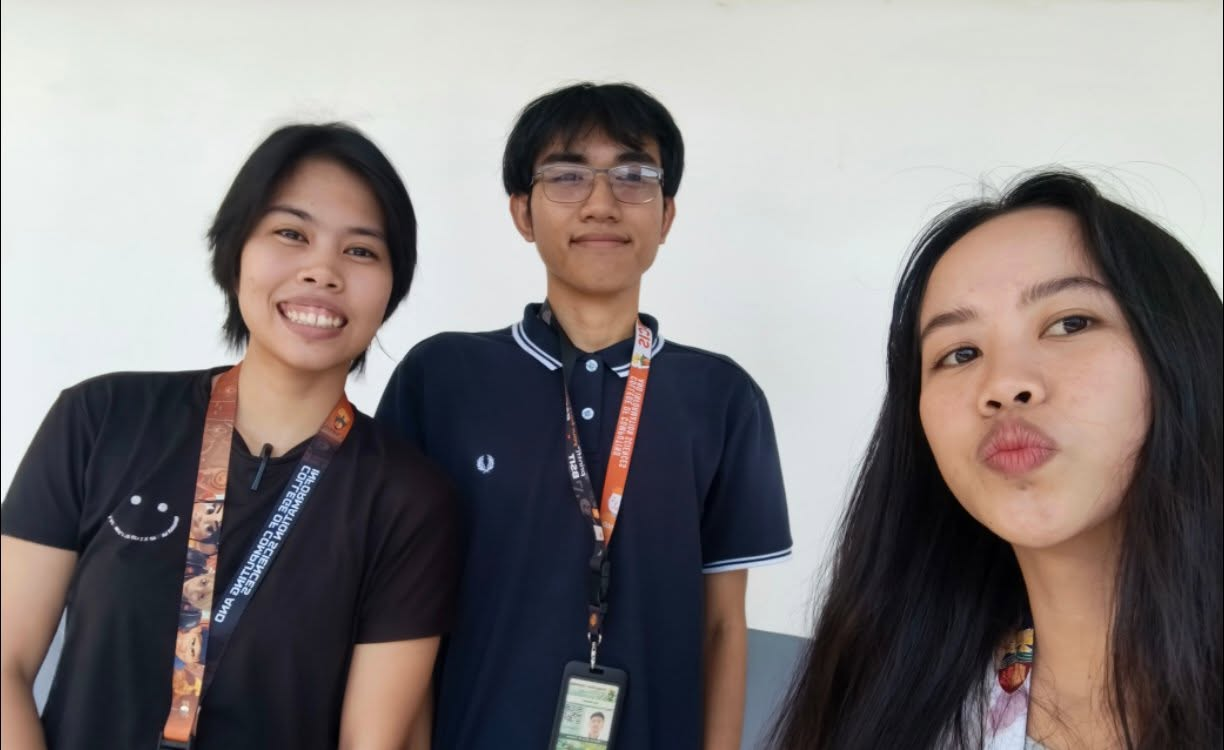
#> input picture group photos/group_photo_2.jpg, 1224 x 750 px
$ python main.py
#> lines starting #> are read from the running program, lines starting #| are printed output that depends on the picture; after the words box and inside, x2 and y2 are one past the last pixel; in counts of white or black regions, pixels touching at a corner belong together

# Libraries needed for the program
import cv2    # open cv used for image processing, blurring, face detection, and displaying images.
import os     # Python find files in your project folder, especially the Haar Cascade XML file.
import tkinter as tk  # Imports Tkinter, which creates a simple graphical interface for selecting a photo.
from tkinter import filedialog  # Imports the file dialog that lets the user browse their computer and choose an image.

# TOPIC 1: IMAGE OPERATIONS


# SELECT A PHOTO BEFORE PROCESSING
root = tk.Tk()
root.withdraw()
root.update()
# root = tk.Tk()   Creates the main Tkinter window.
# root.withdraw()  Hides the main window because we only need the file-selection dialog.
# root.update()    Processes pending Tkinter window events before opening the dialog.
image_path = filedialog.askopenfilename(
    parent=root,
    title="Choose a photo",
    filetypes=[
        ("Image files", "*.png *.jpg *.jpeg *.bmp"),
        ("All files", "*.*")
    ]
)
#> the answer given: group photos/group_photo_2.jpg
# image_path = — Stores the path of the selected file in a variable.
# filedialog.askopenfilename() — Opens the file-selection window.
# parent=root — Associates the dialog with the Tkinter window.

root.destroy()
# Closes the hidden Tkinter window after the file picker finishes.

if not image_path:
    print("No photo selected. Program stopped.")
    raise SystemExit    # raise SystemExit —Stops the program, so it does not continue without a photo.

image = cv2.imread(image_path)
#> image is the input picture: shape (750, 1224, 3); mean B, G, R 125.2, 125.6, 131.7

if image is None:
    print("Error: Could not load the selected photo.")
    raise SystemExit

print("Photo selected:", image_path)

# This checks whether the image was loaded successfully.
# If it wasn't found, the program stops instead of continuing with an invalid image.


# Resize the image if it is too large
height, width = image.shape[:2]
#> height = 750; width = 1224
# image.shape— Gets the image's height width, measured in pixels and color channels (Blue, Green, Red, or BGR)
# [:2] This selects only the first two values from the shape.
max_width = 600
max_height = 300

scale = min(max_width / width, max_height / height, 1.0)
#> scale = 0.4

# max_width / width   # 600 / 1200 = 0.5
# max_height / height # 400 / 800 = 0.5
# 1.0                 # 1.0
#
# scale = min(0.5, 0.5, 1.0)
# # scale = 0.5

# scale — calculates how much to shrink the image while preserving its proportions.
if scale < 1.0:  # 1.0 — prevents the image from becoming larger than its original size.
    image = cv2.resize(
        image,
        (int(width * scale), int(height * scale))
    )
#> image: shape (300, 489, 3)
    # If the image is too large, it becomes smaller.
    # If it already fits, its size stays the same.

# Convert the image to grayscale
gray = cv2.cvtColor(image, cv2.COLOR_BGR2GRAY)
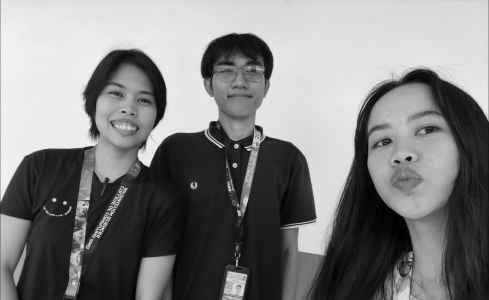
#> gray: shape (300, 489); min 0, max 245, mean 127.4

# Reduce noise before face detection
gray = cv2.GaussianBlur(gray, (3, 3), 0)
# This applies a slight blur to the grayscale image to
# reduce small variations or noise that may interfere with face detection.
# gray — the grayscale image to process.
# (3, 3) — the Gaussian kernel size, covering a 3 × 3 neighborhood around each pixel.
# 0 — lets OpenCV automatically calculate the Gaussian standard deviation (sigmaX).

# ==========================================
# TOPIC 2: HAAR CASCADE FACE DETECTION
# ==========================================

# A. Find the XML file

# CascadeClassifier() loads the face-detection model.
# empty() checks whether it loaded successfully.
# If it failed, the program displays an error and stops.


cascade_path = os.path.join(
    os.path.dirname(os.path.abspath(__file__)),
    "haarcascade_frontalface_default.xml"
)

face_cascade = cv2.CascadeClassifier(cascade_path)

if face_cascade.empty():
    print("Error: Could not load Haar Cascade!")
    print("Check that the XML file is in your project folder.")
    raise SystemExit

 # Detect faces using the grayscale image
faces = face_cascade.detectMultiScale(
    gray,
    scaleFactor=1.1,
    minNeighbors=5,
    minSize=(30, 30)
)
#> faces = [[205, 46, 69, 69], [92, 70, 70, 70], [349, 92, 117, 117]]
# face_cascade — the pre-trained face detection model loaded earlier.
# detectMultiScale() — searches for faces at different scales.
# gray — the grayscale image that the detector analyzes.
# faces — stores the detected face locations and dimensions.

# scaleFactor=1.1
# Controls how much the image scale changes during detection.

# minNeighbors=5
# Determines how many neighboring detection results must support
# a candidate before it is accepted.
# Higher values usually reduce false detections but may miss some faces.

# minSize=(30, 30)
# Sets the minimum face-detection window to 30 pixels wide and 30 pixels tall.

# ==========================================
# TOPIC 3: IMAGE ANALYSIS AND TRANSFORMATION
# ==========================================

# x	- Horizontal position of the face
# y - Vertical
# w- width of the detected face
# h - height of the detected face
def head_effect(img, detected_faces):
    # Blur detected face regions to help protect privacy.
    result = img.copy()

    for (x, y, w, h) in detected_faces:
        # Extract the detected face region
        face_region = result[y:y+h, x:x+w]

        # Apply strong Gaussian blur
        blurred_face = cv2.GaussianBlur(
            face_region,
            (51, 51),
            5
        )

        # Replace the original face region
        result[y:y+h, x:x+w] = blurred_face
#> this loop made 3 passes
#> pass 1, in head_effect, `blurred_face = cv2.GaussianBlur( face_region, (51, 51), 5 )`:
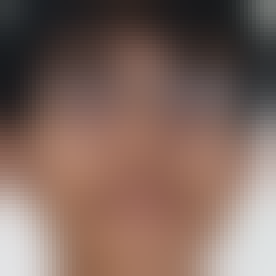
#> blurred_face: shape (69, 69, 3) (shown 4 times larger); mean B, G, R 93.9, 103, 126.9
#> pass 2, in head_effect, `blurred_face = cv2.GaussianBlur( face_region, (51, 51), 5 )`:
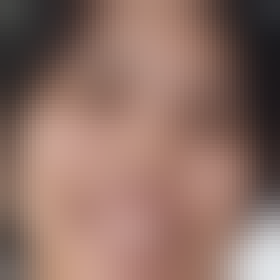
#> blurred_face: shape (70, 70, 3) (shown 4 times larger); mean B, G, R 100.7, 111.1, 142.1
#> after the loop:
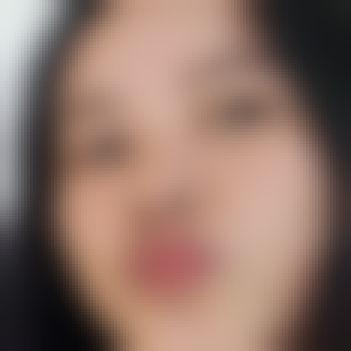
#> face_region: shape (117, 117, 3) (shown 3 times larger); mean B, G, R 102.7, 114, 141.8
#> after the loop:
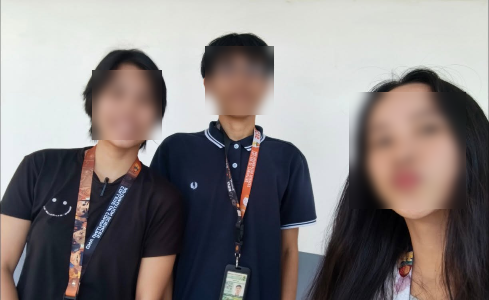
#> result: shape (300, 489, 3); mean B, G, R 125.2, 125.6, 131.8

    return result


# Apply the head blur effect
head_effect_image = head_effect(image, faces)


# ==========================================
# TOPIC 4: FACE ANNOTATION
# ==========================================

output = image.copy()

for number, (x, y, w, h) in enumerate(faces, start=1):

    # Draw a green rectangle around each face
    cv2.rectangle(
        output,
        (x, y),
        (x + w, y + h),
        (0, 255, 0),
        2
    )

    # Add a label to each detected face
    cv2.putText(
        output,
        f"Face {number}",
        (x, max(y - 10, 20)),
        cv2.FONT_HERSHEY_SIMPLEX,
        0.6,
        (0, 255, 0),
        2
    )
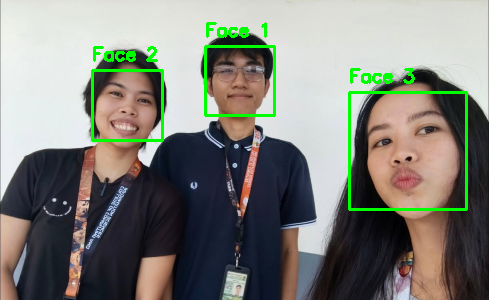
#> output: shape (300, 489, 3); mean B, G, R 121.7, 129.4, 128

# Count the detected faces
face_count = len(faces)
#> face_count = 3

# Display the total face count
cv2.putText(
    output,
    f"Faces detected: {face_count}",
    (15, 35),
    cv2.FONT_HERSHEY_SIMPLEX,
    0.9,
    (0, 0, 255),
    2
)
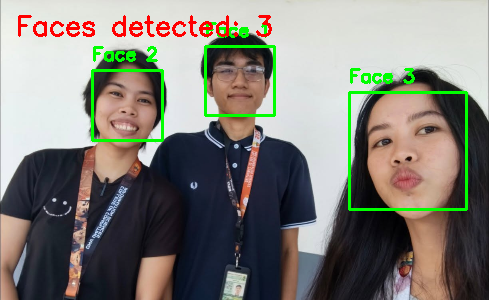
#> output: shape (300, 489, 3); 1.18% of pixels changed, all inside (x1, y1, x2, y2) = (18, 15, 272, 37)


# ==========================================
# TOPIC 5: SAVE AND DISPLAY RESULTS
# ==========================================

print("Total faces detected:", face_count)
#| Total faces detected: 3

# Create a folder for saved images
output_folder = "Modified output"
os.makedirs(output_folder, exist_ok=True)
# Save all results
cv2.imwrite(os.path.join(output_folder, "output_grayscale.jpg"), gray)
cv2.imwrite(os.path.join(output_folder, "output_head_effect.jpg"), head_effect_image)
cv2.imwrite(os.path.join(output_folder, "output_faces.jpg"), output)
print("Images saved successfully!")

# Display the results
cv2.imshow("1. Original Image", image)
cv2.imshow("2. Grayscale Image (improve Face Detection)", gray)
cv2.imshow("3. Head Blur Effect (used for privacy)", head_effect_image)
cv2.imshow("4. Face Detection (detect faces,count faces)", output)

print("Press any key on an image window to close.")

cv2.waitKey(0)
cv2.destroyAllWindows()

$ run again, on group photos/group_photo.png
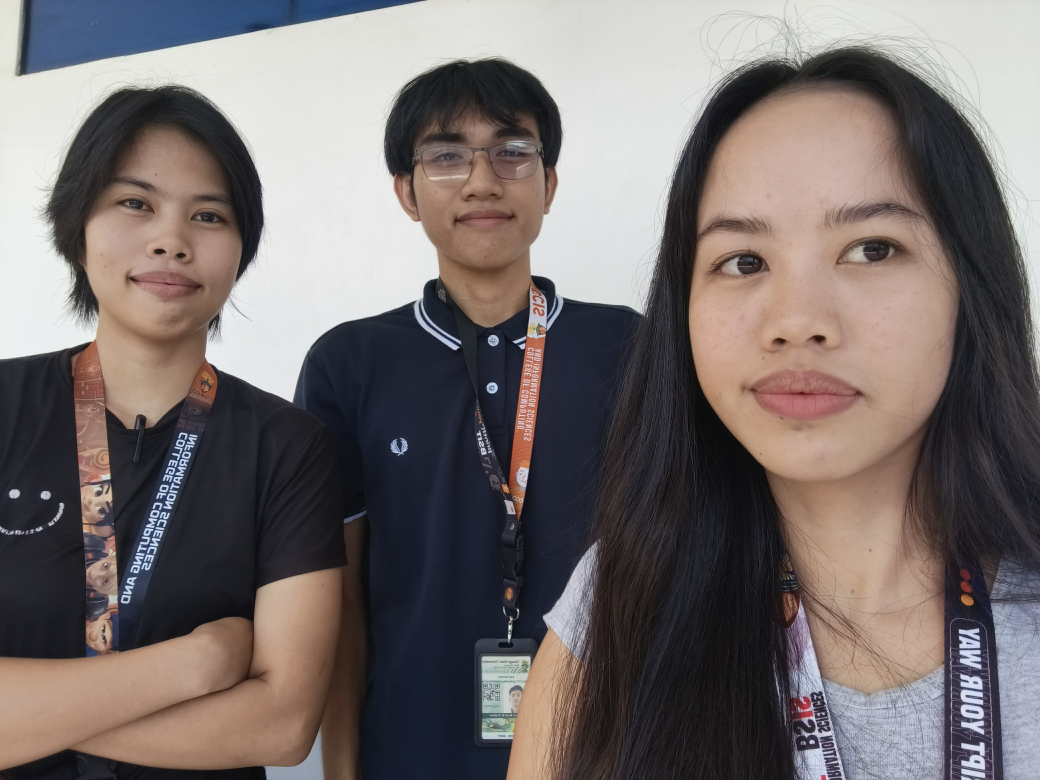
#> input picture group photos/group_photo.png, 4160 x 3120 px (shown at 1/4 size)
#> image is the input picture: shape (3120, 4160, 3); mean B, G, R 108.3, 109.3, 117.8
#> image: shape (300, 400, 3)
#> faces = [[152, 35, 65, 65], [29, 54, 70, 70], [246, 49, 130, 130]]
#> the loop in head_effect, `for (x, y, w, h) in detected_faces:` made 3 passes
#> the loop `for number, (x, y, w, h) in enumerate(faces, start=1):` made 3 passes
#> after the loop `for number, (x, y, w, h) in enumerate(faces, start=1):`:
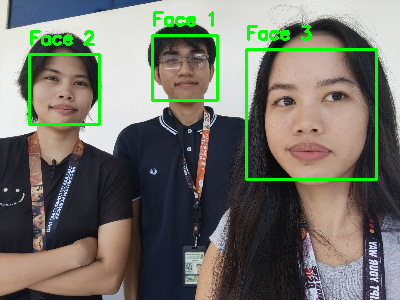
#> output: shape (300, 400, 3); mean B, G, R 103.8, 114.1, 113
#> face_count = 3
#> `cv2.putText( output, f"Faces detected: {face_count}", (15, 35), cv2.FO..`:
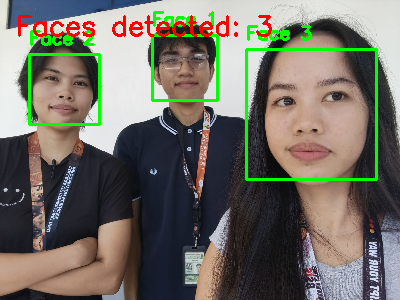
#> output: shape (300, 400, 3); 1.44% of pixels changed, all inside (x1, y1, x2, y2) = (18, 15, 272, 37)
#| Total faces detected: 3
